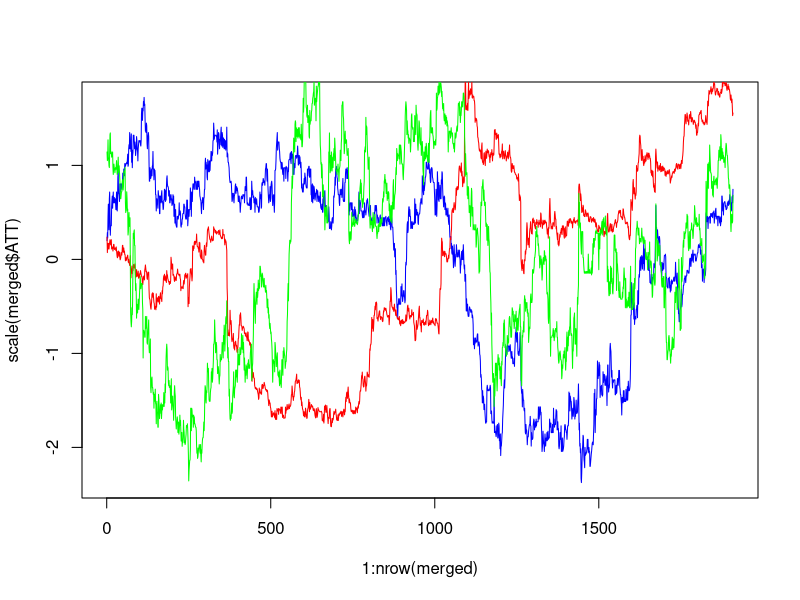
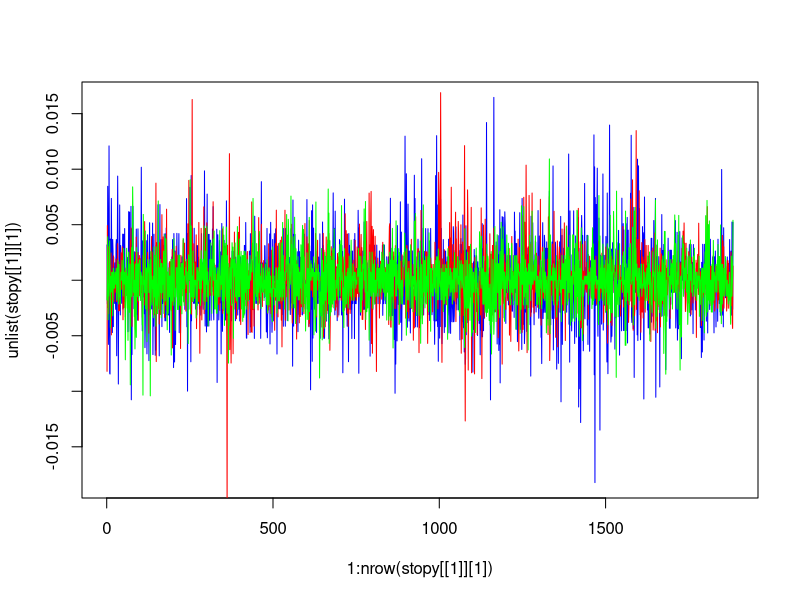
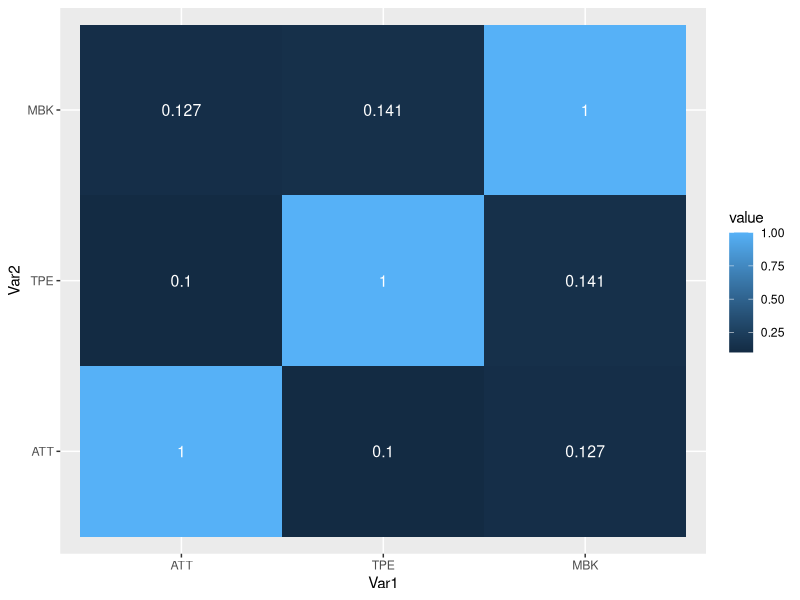

The R source for these figures, in order:
library(dplyr)
library(reshape2)
library(ggplot2)

att <- read.csv("att.txt")
tpe <- read.csv("tpe.txt")
mbk <- read.csv("mbk.txt")

att <- att[,c(3,4,8)]
tpe <- tpe[,c(3,4,8)]
mbk <- mbk[,c(3,4,8)]

merged <- att %>%
  inner_join(tpe, by = c("X.DATE.","X.TIME.")) %>%
  inner_join(mbk, by = c("X.DATE.","X.TIME."))

colnames(merged) <- c("Date","Time","ATT","TPE","MBK")
merged$Time <- merged$Time/100

toRemove <- c(900,905,910,1650,1655,1700)
merged <- merged[!merged$Time %in% toRemove,]

plot(1:nrow(merged),scale(merged$ATT),type="l",col="blue")
lines(scale(merged$TPE),col="red")
lines(scale(merged$MBK),col="green")

typeof(merged$ATT)

stopy <- list()
for (i in seq(from = 5, to = 30, by = 5)) {
  minutes <- seq(from = 905, to = 1645, by = i)
  stopy[[i / 5]] <- merged[merged$Time %in% minutes, ] %>%
    group_by(Date) %>%
    reframe(across(c(ATT, TPE, MBK), ~ diff(log(.)))) %>%
    ungroup()
  stopy[[i / 5]] <- stopy[[i / 5]][-1]
}

plot(1:nrow(stopy[[1]][1]),unlist(stopy[[1]][1]),type="l",col="blue")
lines(unlist(stopy[[1]][2]),col="red")
lines(unlist(stopy[[1]][3]),col="green")



c5 <- cor(stopy[[1]], method = "pearson")
c10 <- cor(stopy[[2]], method = "pearson")
c15 <- cor(stopy[[3]], method = "pearson")
c20 <- cor(stopy[[4]], method = "pearson")
c25 <- cor(stopy[[5]], method = "pearson")
c30 <- cor(stopy[[6]], method = "pearson")

m5 <- melt(c5)

ggplot(m5, aes(x = Var1, y = Var2, fill = value)) +
  geom_tile() +
  geom_text(aes(Var2, Var1, label = round(value,3)), color = "white", size = 4)

